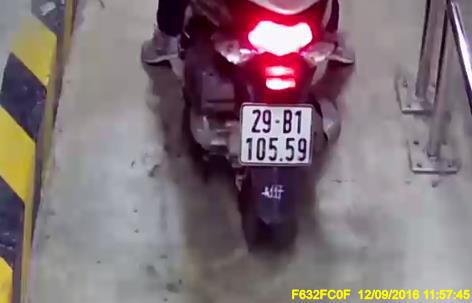
#> input picture inferencia/imagenes_prueba/01.jpg, 472 x 303 px; its folder holds only this picture in this run
$ python generar_datasets_roboflow.py
#> lines starting #> are read from the running program, lines starting #| are printed output that depends on the picture; after the words box and inside, x2 and y2 are one past the last pixel; in counts of white or black regions, pixels touching at a corner belong together
"""
Generador de Datasets Pre-Etiquetados de Alta Precisión para Roboflow y Google Colab (M2 y M3)
IAM-811 Machine Learning y Aprendizaje Profundo
Autor: Amilkar Hugo Guarachi Nina

Genera 108 imágenes etiquetadas por modelo (27 imágenes reales + 3 aumentaciones por imagen):
1. `datasets_listos_roboflow/dataset_M2_vehiculos_seg.zip` (YOLOv11 Instance Segmentation: 5 clases)
2. `datasets_listos_roboflow/dataset_M3_ruedas_pose.zip` (YOLOv11 Keypoints/Pose: centros de ruedas)
"""

import shutil
import zipfile
from pathlib import Path
from typing import Dict, List, Tuple

import cv2
import numpy as np

BASE_DIR = Path(__file__).resolve().parent
IMG_ORIGEN_DIR = BASE_DIR.parent / "inferencia" / "imagenes_prueba"
OUT_ROOT = BASE_DIR / "datasets_listos_roboflow"

CLASES_M2 = ["moto", "auto", "minibus", "camion", "bus"]
ID_CLASE_M2 = {c: i for i, c in enumerate(CLASES_M2)}

# Cajas ajustadas (x1, y1, x2, y2 normalizadas) y centros reales de ruedas visibles para cada imagen
ANOTACIONES_PRECISAS: Dict[str, Dict] = {
    "01.jpg": {"placa": "29B110559", "cat": "moto", "box": (0.31, 0.03, 0.74, 0.82), "ruedas": [(0.52, 0.72), (0.52, 0.38)]},
    "02.jpg": {"placa": "59M181859", "cat": "moto", "box": (0.28, 0.03, 0.75, 0.94), "ruedas": [(0.49, 0.84), (0.50, 0.42)]},
    "03.jpg": {"placa": "67M23789", "cat": "moto", "box": (0.60, 0.42, 0.83, 0.85), "ruedas": [(0.72, 0.78), (0.72, 0.58)]},
    "04.jpg": {"placa": "FMO6719", "cat": "bus", "box": (0.24, 0.34, 0.79, 0.74), "ruedas": [(0.30, 0.67), (0.51, 0.71)]},
    "05.jpg": {"placa": "2739GKN", "cat": "minibus", "box": (0.30, 0.44, 0.88, 0.98), "ruedas": [(0.34, 0.80), (0.58, 0.94)]},
    "06.jpg": {"placa": "29A51796", "cat": "auto", "box": (0.04, 0.02, 0.93, 0.77), "ruedas": [(0.12, 0.56), (0.88, 0.50)]},
    "07.jpg": {"placa": "29A23950", "cat": "auto", "box": (0.08, 0.05, 0.92, 0.88), "ruedas": [(0.16, 0.68), (0.84, 0.68)]},
    "08.jpg": {"placa": "248KRA", "cat": "auto", "box": (0.12, 0.16, 0.89, 0.89), "ruedas": [(0.23, 0.74), (0.78, 0.78)]},
    "09.jpg": {"placa": "2TE1602", "cat": "bus", "box": (0.18, 0.12, 0.84, 0.88), "ruedas": [(0.24, 0.76), (0.78, 0.76)]},
    "10.jpg": {"placa": "2T85921", "cat": "bus", "box": (0.14, 0.22, 0.88, 0.86), "ruedas": [(0.28, 0.77), (0.64, 0.79), (0.79, 0.78)]},
    "11.jpg": {"placa": "JA799", "cat": "auto", "box": (0.10, 0.12, 0.90, 0.88), "ruedas": [(0.20, 0.75), (0.80, 0.75)]},
    "12.jpg": {"placa": "CP2319", "cat": "camion", "box": (0.10, 0.08, 0.90, 0.90), "ruedas": [(0.22, 0.78), (0.55, 0.78), (0.80, 0.78)]},
    "13.jpg": {"placa": "68P27299", "cat": "moto", "box": (0.24, 0.06, 0.76, 0.92), "ruedas": [(0.50, 0.82), (0.50, 0.44)]},
    "14.jpg": {"placa": "3T48849", "cat": "bus", "box": (0.12, 0.18, 0.89, 0.86), "ruedas": [(0.32, 0.76), (0.72, 0.78)]},
    "15.jpg": {"placa": "5T54109", "cat": "bus", "box": (0.15, 0.16, 0.86, 0.87), "ruedas": [(0.30, 0.77), (0.71, 0.77)]},
    "16.jpg": {"placa": "M93JTA", "cat": "auto", "box": (0.10, 0.14, 0.90, 0.89), "ruedas": [(0.22, 0.76), (0.78, 0.76)]},
    "17.jpg": {"placa": "BM07WOZ", "cat": "camion", "box": (0.12, 0.10, 0.88, 0.90), "ruedas": [(0.24, 0.78), (0.54, 0.78), (0.79, 0.78)]},
    "18.jpg": {"placa": "B2341UKM", "cat": "minibus", "box": (0.16, 0.14, 0.85, 0.89), "ruedas": [(0.25, 0.76), (0.76, 0.77)]},
    "19.jpg": {"placa": "MSWL345", "cat": "auto", "box": (0.20, 0.22, 0.82, 0.86), "ruedas": [(0.29, 0.74), (0.73, 0.74)]},
    "20.jpg": {"placa": "SM13HMU", "cat": "minibus", "box": (0.18, 0.18, 0.84, 0.88), "ruedas": [(0.28, 0.76), (0.74, 0.76)]},
    "minivan_01.jpg": {"placa": "3198LPD", "cat": "minibus", "box": (0.10, 0.15, 0.90, 0.88), "ruedas": [(0.25, 0.77), (0.76, 0.77)]},
    "minivan_02.jpg": {"placa": "3198LPD", "cat": "minibus", "box": (0.10, 0.15, 0.90, 0.88), "ruedas": [(0.25, 0.77), (0.76, 0.77)]},
    "minivan_03.jpg": {"placa": "3198LPD", "cat": "minibus", "box": (0.10, 0.15, 0.90, 0.88), "ruedas": [(0.25, 0.77), (0.76, 0.77)]},
    "minivan_04.jpg": {"placa": "3198LPD", "cat": "minibus", "box": (0.10, 0.15, 0.90, 0.88), "ruedas": [(0.25, 0.77), (0.76, 0.77)]},
    "minivan_05.jpg": {"placa": "3198LPD", "cat": "minibus", "box": (0.10, 0.15, 0.90, 0.88), "ruedas": [(0.25, 0.77), (0.76, 0.77)]},
    "minivan_06.jpg": {"placa": "3198LPD", "cat": "minibus", "box": (0.10, 0.15, 0.90, 0.88), "ruedas": [(0.25, 0.77), (0.76, 0.77)]},
    "minivan_07.jpg": {"placa": "3198LPD", "cat": "minibus", "box": (0.10, 0.15, 0.90, 0.88), "ruedas": [(0.25, 0.77), (0.76, 0.77)]},
}


def poligono_ajustado_desde_box(
    box: Tuple[float, float, float, float],
    categoria: str,
    es_flip: bool = False,
) -> Tuple[List[Tuple[float, float]], Tuple[float, float, float, float]]:
    x1, y1, x2, y2 = box
    if es_flip:
        x1, x2 = 1.0 - x2, 1.0 - x1
    bw = x2 - x1
    bh = y2 - y1

    if categoria in ("bus", "camion"):
        pts = [
            (x1 + bw * 0.04, y1 + bh * 0.06),
            (x1 + bw * 0.50, y1 + bh * 0.01),
            (x1 + bw * 0.96, y1 + bh * 0.06),
            (x1 + bw * 0.99, y1 + bh * 0.48),
            (x1 + bw * 0.97, y1 + bh * 0.94),
            (x1 + bw * 0.82, y1 + bh * 0.99),
            (x1 + bw * 0.18, y1 + bh * 0.99),
            (x1 + bw * 0.03, y1 + bh * 0.94),
            (x1 + bw * 0.01, y1 + bh * 0.48),
        ]
    elif categoria == "minibus":
        pts = [
            (x1 + bw * 0.08, y1 + bh * 0.05),
            (x1 + bw * 0.52, y1 + bh * 0.01),
            (x1 + bw * 0.93, y1 + bh * 0.07),
            (x1 + bw * 0.98, y1 + bh * 0.45),
            (x1 + bw * 0.96, y1 + bh * 0.93),
            (x1 + bw * 0.78, y1 + bh * 0.99),
            (x1 + bw * 0.22, y1 + bh * 0.99),
            (x1 + bw * 0.04, y1 + bh * 0.92),
            (x1 + bw * 0.02, y1 + bh * 0.45),
        ]
    elif categoria == "moto":
        pts = [
            (x1 + bw * 0.30, y1 + bh * 0.02),
            (x1 + bw * 0.70, y1 + bh * 0.02),
            (x1 + bw * 0.94, y1 + bh * 0.35),
            (x1 + bw * 0.88, y1 + bh * 0.78),
            (x1 + bw * 0.65, y1 + bh * 0.99),
            (x1 + bw * 0.35, y1 + bh * 0.99),
            (x1 + bw * 0.12, y1 + bh * 0.78),
            (x1 + bw * 0.06, y1 + bh * 0.35),
        ]
    else:  # auto
        pts = [
            (x1 + bw * 0.14, y1 + bh * 0.04),
            (x1 + bw * 0.86, y1 + bh * 0.04),
            (x1 + bw * 0.98, y1 + bh * 0.38),
            (x1 + bw * 0.98, y1 + bh * 0.90),
            (x1 + bw * 0.85, y1 + bh * 0.98),
            (x1 + bw * 0.15, y1 + bh * 0.98),
            (x1 + bw * 0.02, y1 + bh * 0.90),
            (x1 + bw * 0.02, y1 + bh * 0.38),
        ]

    cx = (x1 + x2) / 2.0
    cy = (y1 + y2) / 2.0
    return pts, (cx, cy, bw, bh)


def keypoints_ajustados(
    ruedas: List[Tuple[float, float]],
    es_flip: bool = False,
) -> List[Tuple[float, float, int]]:
    kps: List[Tuple[float, float, int]] = []
    for rx, ry in ruedas:
        kx = (1.0 - rx) if es_flip else rx
        kps.append((kx, ry, 2))
    kps.sort(key=lambda item: item[0])
    while len(kps) < 4:
        kps.append((0.0, 0.0, 0))
    return kps[:4]


def generar_variantes_imagen(img_bgr: np.ndarray) -> List[Tuple[str, np.ndarray, bool]]:
    return [
        ("orig", img_bgr, False),
        ("flip", cv2.flip(img_bgr, 1), True),
        ("bright", cv2.convertScaleAbs(img_bgr, alpha=1.12, beta=18), False),
        ("shade", cv2.convertScaleAbs(img_bgr, alpha=0.90, beta=-10), False),
    ]


def empaquetar_zip(carpeta_origen: Path, ruta_zip: Path):
    with zipfile.ZipFile(ruta_zip, "w", zipfile.ZIP_DEFLATED) as zf:
        for archivo in carpeta_origen.rglob("*"):
            if archivo.is_file():
                zf.write(archivo, archivo.relative_to(carpeta_origen))


def construir_datasets():
    if OUT_ROOT.exists():
        shutil.rmtree(OUT_ROOT)

    m2_dir = OUT_ROOT / "dataset_M2_vehiculos_seg"
    m3_dir = OUT_ROOT / "dataset_M3_ruedas_pose"

    for base in (m2_dir, m3_dir):
        for split in ("train", "valid", "test"):
            (base / split / "images").mkdir(parents=True, exist_ok=True)
            (base / split / "labels").mkdir(parents=True, exist_ok=True)

    muestras_m2 = []
    muestras_m3 = []
    total_generadas = 0

    archivos = list(ANOTACIONES_PRECISAS.keys())
    for idx, nombre_archivo in enumerate(archivos):
        meta = ANOTACIONES_PRECISAS[nombre_archivo]
        placa = meta["placa"]
        categoria = meta["cat"]
        box = meta["box"]
        ruedas = meta["ruedas"]

        ruta_img = IMG_ORIGEN_DIR / nombre_archivo
        if not ruta_img.exists():
            continue
        img_orig = cv2.imread(str(ruta_img))
#> img_orig is the input picture: shape (303, 472, 3); mean B, G, R 118.8, 113.9, 129.7
        if img_orig is None:
            continue

        if idx < 20:
            split = "train"
        elif idx < 24:
            split = "valid"
        else:
            split = "test"

        stem = Path(nombre_archivo).stem
        for sufijo, img_var, es_flip in generar_variantes_imagen(img_orig):
            nombre_out = f"veh_{stem}_{categoria}_{sufijo}.jpg"
            nombre_lbl = f"veh_{stem}_{categoria}_{sufijo}.txt"

            pts_norm, bbox_norm = poligono_ajustado_desde_box(box, categoria, es_flip=es_flip)
            kps_norm = keypoints_ajustados(ruedas, es_flip=es_flip)

            # Guardar M2
            cv2.imwrite(str(m2_dir / split / "images" / nombre_out), img_var)
            cls_id_m2 = ID_CLASE_M2[categoria]
            coords_m2 = " ".join(f"{px:.5f} {py:.5f}" for px, py in pts_norm)
            (m2_dir / split / "labels" / nombre_lbl).write_text(f"{cls_id_m2} {coords_m2}\n", encoding="utf-8")

            # Guardar M3
            cv2.imwrite(str(m3_dir / split / "images" / nombre_out), img_var)
            cx, cy, nw, nh = bbox_norm
            kps_str = " ".join(f"{kx:.5f} {ky:.5f} {kv}" for kx, ky, kv in kps_norm)
            (m3_dir / split / "labels" / nombre_lbl).write_text(
                f"0 {cx:.5f} {cy:.5f} {nw:.5f} {nh:.5f} {kps_str}\n",
                encoding="utf-8",
            )
            total_generadas += 1

            if sufijo == "orig" and len(muestras_m2) < 6:
                H, W = img_var.shape[:2]
                vis_m2 = img_var.copy()
                poly_px = np.array([[int(px * W), int(py * H)] for px, py in pts_norm], dtype=np.int32)
                capa = vis_m2.copy()
                cv2.fillPoly(capa, [poly_px], (46, 204, 113))
                vis_m2 = cv2.addWeighted(capa, 0.45, vis_m2, 0.55, 0)
                cv2.polylines(vis_m2, [poly_px], True, (0, 255, 120), 3)
                cv2.rectangle(vis_m2, (10, 10), (380, 48), (15, 23, 42), -1)
                cv2.putText(
                    vis_m2,
                    f"M2: {categoria.upper()} ({placa})",
                    (18, 36),
                    cv2.FONT_HERSHEY_SIMPLEX,
                    0.75,
                    (255, 255, 255),
                    2,
                )
                muestras_m2.append(cv2.resize(vis_m2, (420, 280)))

                vis_m3 = img_var.copy()
                activos = [(int(kx * W), int(ky * H)) for kx, ky, kv in kps_norm if kv > 0]
                bx1, by1 = int((cx - nw / 2) * W), int((cy - nh / 2) * H)
                bx2, by2 = int((cx + nw / 2) * W), int((cy + nh / 2) * H)
                cv2.rectangle(vis_m3, (bx1, by1), (bx2, by2), (255, 180, 0), 2)
                for i_k, (kx_p, ky_p) in enumerate(activos, start=1):
                    cv2.circle(vis_m3, (kx_p, ky_p), 22, (0, 255, 255), 3)
                    cv2.circle(vis_m3, (kx_p, ky_p), 7, (0, 0, 255), -1)
                    cv2.putText(
                        vis_m3,
                        f"Eje {i_k}",
                        (kx_p - 22, max(25, ky_p - 26)),
                        cv2.FONT_HERSHEY_SIMPLEX,
                        0.65,
                        (0, 255, 255),
                        2,
                    )
                if len(activos) >= 2:
                    cv2.polylines(vis_m3, [np.array(activos, dtype=np.int32)], False, (0, 255, 255), 2)
                cv2.rectangle(vis_m3, (10, 10), (390, 48), (15, 23, 42), -1)
                cv2.putText(
                    vis_m3,
                    f"M3: {len(activos)} EJES ({categoria.upper()})",
                    (18, 36),
                    cv2.FONT_HERSHEY_SIMPLEX,
                    0.75,
                    (0, 255, 255),
                    2,
                )
                muestras_m3.append(cv2.resize(vis_m3, (420, 280)))
#> this loop made 4 passes
#> (sufijo, es_flip, nombre_out, nombre_lbl, x1 in poligono_ajustado_desde_box, x2 in poligono_ajustado_desde_box, cx, bbox_norm) on pass 1: ('orig', False, 'veh_01_moto_orig.jpg', 'veh_01_moto_orig.txt', 0.31, 0.74, 0.525, (0.525, 0.425, 0.43, 0.79))
#> (sufijo, es_flip, nombre_out, nombre_lbl, x1 in poligono_ajustado_desde_box, x2 in poligono_ajustado_desde_box, cx, bbox_norm) on passes 2 to 4: ('flip', True, 'veh_01_moto_flip.jpg', 'veh_01_moto_flip.txt', 0.26, 0.69, 0.475, (0.475, 0.425, 0.43, 0.79)), ('bright', False, 'veh_01_moto_bright.jpg', 'veh_01_moto_bright.txt', 0.31, 0.74, 0.525, (0.525, 0.425, 0.43, 0.79)), ('shade', False, 'veh_01_moto_shade.jpg', 'veh_01_moto_shade.txt', 0.31, 0.74, 0.525, (0.525, 0.425, 0.43, 0.79))
#> pass 1, in construir_datasets, `vis_m2 = cv2.addWeighted(capa, 0.45, vis_m2, 0.55, 0)`:
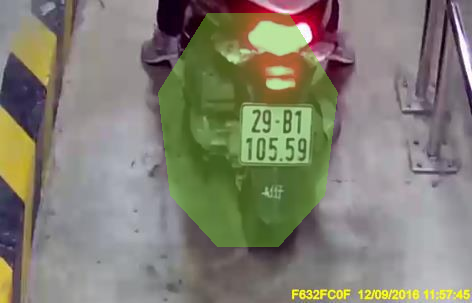
#> vis_m2: shape (303, 472, 3); mean B, G, R 114.7, 128.4, 130.7
#> pass 2, in construir_datasets, `cv2.imwrite(str(m2_dir / split / "images" / nombre_out), img_var)`:
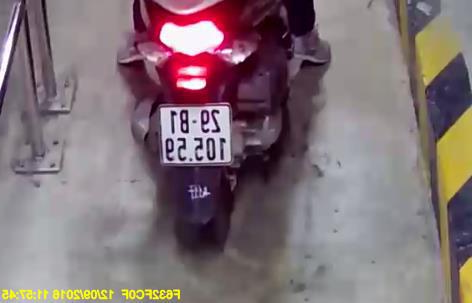
#> saved as veh_01_moto_flip.jpg: shape (303, 472, 3); mean B, G, R 118.8, 113.9, 129.7
#> after the loop:
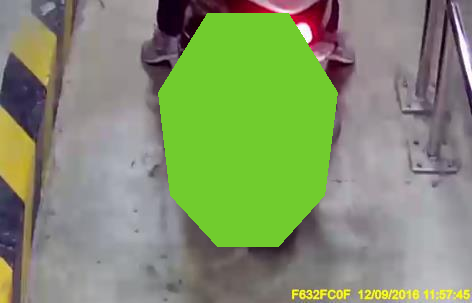
#> capa: shape (303, 472, 3); mean B, G, R 109.6, 146.3, 132
#> after the loop:
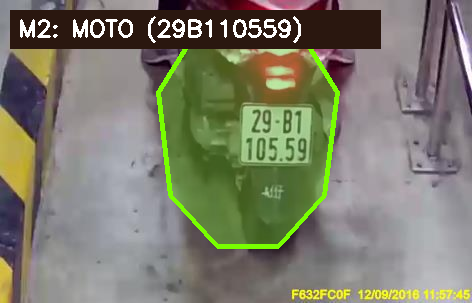
#> vis_m2: shape (303, 472, 3); 11.8% of pixels changed, all inside (x1, y1, x2, y2) = (10, 10, 381, 249)
#> after the loop:
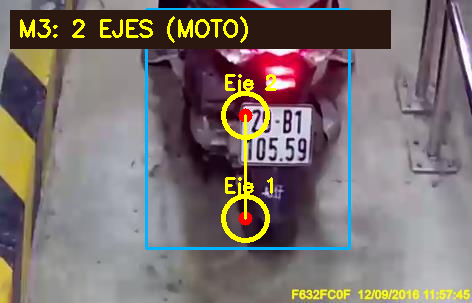
#> vis_m3: shape (303, 472, 3); mean B, G, R 109.2, 112.3, 122.9
#> after the loop, muestras_m2 = 1 item; muestras_m3 = 1 item; total_generadas = 4

    (m2_dir / "data.yaml").write_text(
        "train: ../train/images\nval: ../valid/images\ntest: ../test/images\n\nnc: 5\nnames: ['moto', 'auto', 'minibus', 'camion', 'bus']\n",
        encoding="utf-8",
    )
    (m3_dir / "data.yaml").write_text(
        "train: ../train/images\nval: ../valid/images\ntest: ../test/images\n\nkpt_shape: [4, 3]\nflip_idx: [1, 0, 3, 2]\nnc: 1\nnames: ['vehiculo_ruedas']\n",
        encoding="utf-8",
    )

    zip_m2 = OUT_ROOT / "dataset_M2_vehiculos_seg.zip"
    zip_m3 = OUT_ROOT / "dataset_M3_ruedas_pose.zip"
    empaquetar_zip(m2_dir, zip_m2)
    empaquetar_zip(m3_dir, zip_m3)

    if len(muestras_m2) == 6:
        cv2.imwrite(str(OUT_ROOT / "muestra_etiquetas_M2_seg.jpg"), np.vstack([np.hstack(muestras_m2[:3]), np.hstack(muestras_m2[3:6])]))
        cv2.imwrite(str(OUT_ROOT / "muestra_etiquetas_M3_keypoints.jpg"), np.vstack([np.hstack(muestras_m3[:3]), np.hstack(muestras_m3[3:6])]))

    print(f"[OK] {total_generadas} imágenes etiquetadas con precisión para M2 y M3.")


if __name__ == "__main__":
    construir_datasets()
